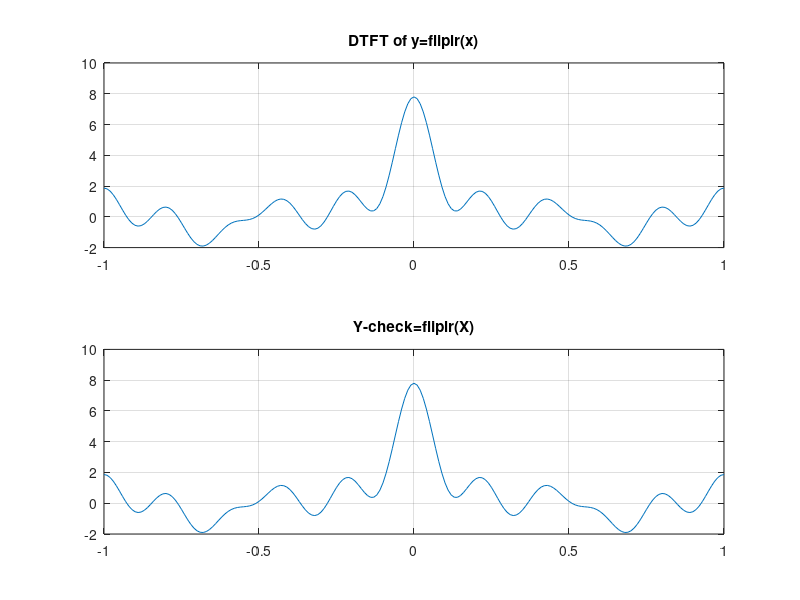

Source code (MATLAB):
n=-5:10; x=rand(1,length(n));
k=-100:100; w=(pi/100)*k;
X=x*(exp(-j*pi/100)).^(n'*k);
%folding property
y=fliplr(x); m= -fliplr(n);
Y=y*(exp(-j*pi/100)).^(m'*k);
%verification
Y_check=fliplr(X);
error=max(abs(Y-Y_check));
subplot(2,1,1); plot(w/pi,Y); 
grid;axis([-1,1,-2,10]);
title('DTFT of y=fliplr(x)');
subplot(2,1,2); plot(w/pi,Y_check); 
grid;axis([-1,1,-2,10]);
title('Y-check=fliplr(X)');
